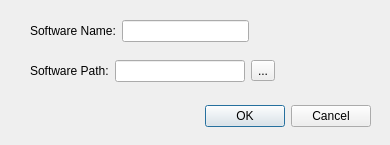
<?xml version="1.0" encoding="UTF-8"?>
<ui version="4.0">
 <class>Dialog</class>
 <widget class="QDialog" name="Dialog">
  <property name="geometry">
   <rect>
    <x>0</x>
    <y>0</y>
    <width>390</width>
    <height>145</height>
   </rect>
  </property>
  <property name="windowTitle">
   <string>Dialog</string>
  </property>
  <widget class="QDialogButtonBox" name="reg_buttonBox">
   <property name="geometry">
    <rect>
     <x>30</x>
     <y>100</y>
     <width>341</width>
     <height>32</height>
    </rect>
   </property>
   <property name="orientation">
    <enum>Qt::Horizontal</enum>
   </property>
   <property name="standardButtons">
    <set>QDialogButtonBox::Cancel|QDialogButtonBox::Ok</set>
   </property>
  </widget>
  <widget class="QWidget" name="">
   <property name="geometry">
    <rect>
     <x>30</x>
     <y>20</y>
     <width>219</width>
     <height>22</height>
    </rect>
   </property>
   <layout class="QHBoxLayout" name="horizontalLayout">
    <item>
     <widget class="QLabel" name="softname">
      <property name="text">
       <string>Software Name:</string>
      </property>
     </widget>
    </item>
    <item>
     <widget class="QLineEdit" name="softname_LE"/>
    </item>
   </layout>
  </widget>
  <widget class="QWidget" name="">
   <property name="geometry">
    <rect>
     <x>30</x>
     <y>60</y>
     <width>245</width>
     <height>22</height>
    </rect>
   </property>
   <layout class="QHBoxLayout" name="horizontalLayout_2">
    <item>
     <widget class="QLabel" name="softpath_LB">
      <property name="text">
       <string>Software Path:</string>
      </property>
     </widget>
    </item>
    <item>
     <widget class="QLineEdit" name="softpath_LE"/>
    </item>
    <item>
     <widget class="QToolButton" name="softpath_TB">
      <property name="text">
       <string>...</string>
      </property>
     </widget>
    </item>
   </layout>
  </widget>
 </widget>
 <resources/>
 <connections>
  <connection>
   <sender>reg_buttonBox</sender>
   <signal>accepted()</signal>
   <receiver>Dialog</receiver>
   <slot>accept()</slot>
   <hints>
    <hint type="sourcelabel">
     <x>248</x>
     <y>254</y>
    </hint>
    <hint type="destinationlabel">
     <x>157</x>
     <y>274</y>
    </hint>
   </hints>
  </connection>
  <connection>
   <sender>reg_buttonBox</sender>
   <signal>rejected()</signal>
   <receiver>Dialog</receiver>
   <slot>reject()</slot>
   <hints>
    <hint type="sourcelabel">
     <x>316</x>
     <y>260</y>
    </hint>
    <hint type="destinationlabel">
     <x>286</x>
     <y>274</y>
    </hint>
   </hints>
  </connection>
 </connections>
</ui>
